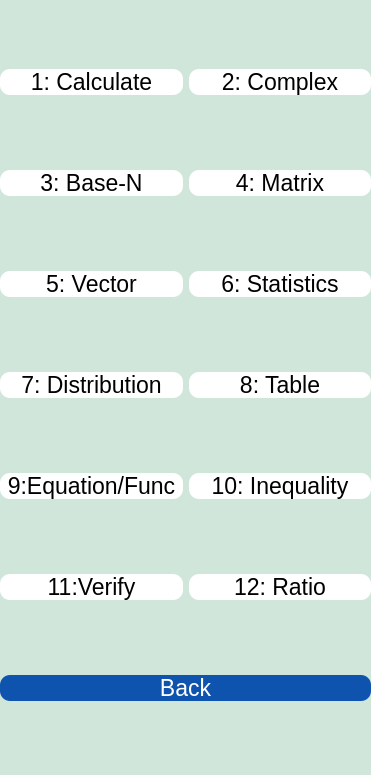
<?xml version="1.0" encoding="UTF-8"?>
<ui version="4.0">
 <class>MainWindow</class>
 <widget class="QMainWindow" name="MainWindow">
  <property name="geometry">
   <rect>
    <x>0</x>
    <y>0</y>
    <width>371</width>
    <height>775</height>
   </rect>
  </property>
  <property name="windowTitle">
   <string>MainWindow</string>
  </property>
  <property name="styleSheet">
   <string notr="true">background-color:#d0e6da ;</string>
  </property>
  <widget class="QWidget" name="centralwidget">
   <widget class="QWidget" name="gridLayoutWidget">
    <property name="geometry">
     <rect>
      <x>0</x>
      <y>0</y>
      <width>371</width>
      <height>771</height>
     </rect>
    </property>
    <layout class="QGridLayout" name="gridLayout">
     <item row="2" column="1">
      <widget class="QPushButton" name="statistics">
       <property name="font">
        <font>
         <pointsize>17</pointsize>
        </font>
       </property>
       <property name="cursor">
        <cursorShape>PointingHandCursor</cursorShape>
       </property>
       <property name="styleSheet">
        <string notr="true">background-color: white;
color: black;
border-radius: 10px;</string>
       </property>
       <property name="text">
        <string>6: Statistics</string>
       </property>
      </widget>
     </item>
     <item row="3" column="1">
      <widget class="QPushButton" name="table">
       <property name="font">
        <font>
         <pointsize>17</pointsize>
        </font>
       </property>
       <property name="cursor">
        <cursorShape>PointingHandCursor</cursorShape>
       </property>
       <property name="styleSheet">
        <string notr="true">background-color: white;
color: black;
border-radius: 10px;</string>
       </property>
       <property name="text">
        <string>8: Table</string>
       </property>
      </widget>
     </item>
     <item row="5" column="1">
      <widget class="QPushButton" name="ratio">
       <property name="font">
        <font>
         <pointsize>17</pointsize>
        </font>
       </property>
       <property name="cursor">
        <cursorShape>PointingHandCursor</cursorShape>
       </property>
       <property name="styleSheet">
        <string notr="true">background-color: white;
color: black;
border-radius: 10px;</string>
       </property>
       <property name="text">
        <string>12: Ratio</string>
       </property>
      </widget>
     </item>
     <item row="4" column="1">
      <widget class="QPushButton" name="inequality">
       <property name="font">
        <font>
         <pointsize>17</pointsize>
        </font>
       </property>
       <property name="cursor">
        <cursorShape>PointingHandCursor</cursorShape>
       </property>
       <property name="styleSheet">
        <string notr="true">background-color: white;
color: black;
border-radius: 10px;</string>
       </property>
       <property name="text">
        <string>10: Inequality</string>
       </property>
      </widget>
     </item>
     <item row="1" column="1">
      <widget class="QPushButton" name="Matrix">
       <property name="font">
        <font>
         <pointsize>17</pointsize>
        </font>
       </property>
       <property name="cursor">
        <cursorShape>PointingHandCursor</cursorShape>
       </property>
       <property name="styleSheet">
        <string notr="true">background-color: white;
color: black;
border-radius: 10px;</string>
       </property>
       <property name="text">
        <string>4: Matrix</string>
       </property>
      </widget>
     </item>
     <item row="0" column="0">
      <widget class="QPushButton" name="calculate">
       <property name="font">
        <font>
         <pointsize>17</pointsize>
        </font>
       </property>
       <property name="cursor">
        <cursorShape>PointingHandCursor</cursorShape>
       </property>
       <property name="styleSheet">
        <string notr="true">background-color: white;
color: black;
border-radius: 10px;</string>
       </property>
       <property name="text">
        <string>1: Calculate</string>
       </property>
      </widget>
     </item>
     <item row="1" column="0">
      <layout class="QGridLayout" name="gridLayout_49">
       <item row="0" column="0">
        <widget class="QPushButton" name="baseN">
         <property name="font">
          <font>
           <pointsize>17</pointsize>
          </font>
         </property>
         <property name="cursor">
          <cursorShape>PointingHandCursor</cursorShape>
         </property>
         <property name="styleSheet">
          <string notr="true">background-color: white;
color: black;
border-radius: 10px;</string>
         </property>
         <property name="text">
          <string>3: Base-N</string>
         </property>
        </widget>
       </item>
      </layout>
     </item>
     <item row="3" column="0">
      <layout class="QGridLayout" name="gridLayout_51">
       <item row="0" column="0">
        <widget class="QPushButton" name="distribution">
         <property name="font">
          <font>
           <pointsize>17</pointsize>
          </font>
         </property>
         <property name="cursor">
          <cursorShape>PointingHandCursor</cursorShape>
         </property>
         <property name="styleSheet">
          <string notr="true">background-color: white;
color: black;
border-radius: 10px;</string>
         </property>
         <property name="text">
          <string>7: Distribution</string>
         </property>
        </widget>
       </item>
      </layout>
     </item>
     <item row="4" column="0">
      <layout class="QGridLayout" name="gridLayout_52">
       <item row="0" column="0">
        <widget class="QPushButton" name="equationFunc">
         <property name="font">
          <font>
           <pointsize>17</pointsize>
          </font>
         </property>
         <property name="cursor">
          <cursorShape>PointingHandCursor</cursorShape>
         </property>
         <property name="styleSheet">
          <string notr="true">background-color: white;
color: black;
border-radius: 10px;</string>
         </property>
         <property name="text">
          <string>9:Equation/Func</string>
         </property>
        </widget>
       </item>
      </layout>
     </item>
     <item row="2" column="0">
      <layout class="QGridLayout" name="gridLayout_50">
       <item row="0" column="0">
        <widget class="QPushButton" name="vector">
         <property name="font">
          <font>
           <pointsize>17</pointsize>
          </font>
         </property>
         <property name="cursor">
          <cursorShape>PointingHandCursor</cursorShape>
         </property>
         <property name="styleSheet">
          <string notr="true">background-color: white;
color: black;
border-radius: 10px;</string>
         </property>
         <property name="text">
          <string>5: Vector</string>
         </property>
        </widget>
       </item>
      </layout>
     </item>
     <item row="0" column="1">
      <layout class="QGridLayout" name="gridLayout_45">
       <item row="0" column="0">
        <widget class="QPushButton" name="complex">
         <property name="font">
          <font>
           <pointsize>17</pointsize>
          </font>
         </property>
         <property name="cursor">
          <cursorShape>PointingHandCursor</cursorShape>
         </property>
         <property name="styleSheet">
          <string notr="true">background-color: white;
color: black;
border-radius: 10px;</string>
         </property>
         <property name="text">
          <string>2: Complex</string>
         </property>
        </widget>
       </item>
      </layout>
     </item>
     <item row="5" column="0">
      <widget class="QPushButton" name="verify">
       <property name="font">
        <font>
         <pointsize>17</pointsize>
        </font>
       </property>
       <property name="cursor">
        <cursorShape>PointingHandCursor</cursorShape>
       </property>
       <property name="styleSheet">
        <string notr="true">background-color: white;
color: black;
border-radius: 10px;</string>
       </property>
       <property name="text">
        <string>11:Verify</string>
       </property>
      </widget>
     </item>
     <item row="6" column="0" colspan="2">
      <widget class="QPushButton" name="goBack">
       <property name="font">
        <font>
         <pointsize>17</pointsize>
        </font>
       </property>
       <property name="cursor">
        <cursorShape>PointingHandCursor</cursorShape>
       </property>
       <property name="styleSheet">
        <string notr="true">background-color: #0e53ae;
color: white;
border-radius: 10px;</string>
       </property>
       <property name="text">
        <string>Back</string>
       </property>
      </widget>
     </item>
    </layout>
   </widget>
  </widget>
 </widget>
 <resources/>
 <connections/>
</ui>
